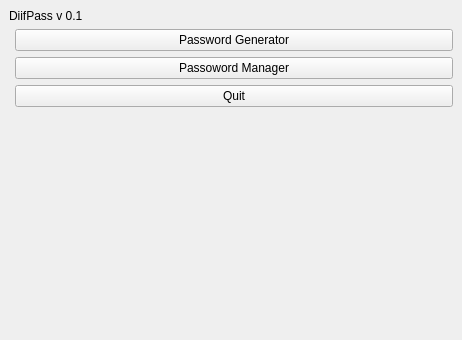
<?xml version="1.0" encoding="UTF-8"?>
<ui version="4.0">
 <class>MainWindow</class>
 <widget class="QMainWindow" name="MainWindow">
  <property name="geometry">
   <rect>
    <x>0</x>
    <y>0</y>
    <width>462</width>
    <height>340</height>
   </rect>
  </property>
  <property name="windowTitle">
   <string>DiffPass</string>
  </property>
  <widget class="QWidget" name="centralwidget">
   <layout class="QFormLayout" name="formLayout">
    <item row="0" column="0" colspan="2">
     <widget class="QLabel" name="label">
      <property name="text">
       <string>DiifPass v 0.1</string>
      </property>
     </widget>
    </item>
    <item row="1" column="1">
     <widget class="QPushButton" name="passgen">
      <property name="text">
       <string>Password Generator</string>
      </property>
     </widget>
    </item>
    <item row="2" column="1">
     <widget class="QPushButton" name="passman">
      <property name="text">
       <string>Passoword Manager</string>
      </property>
     </widget>
    </item>
    <item row="3" column="1">
     <widget class="QPushButton" name="quit">
      <property name="text">
       <string>Quit</string>
      </property>
     </widget>
    </item>
   </layout>
  </widget>
 </widget>
 <resources/>
 <connections/>
</ui>
